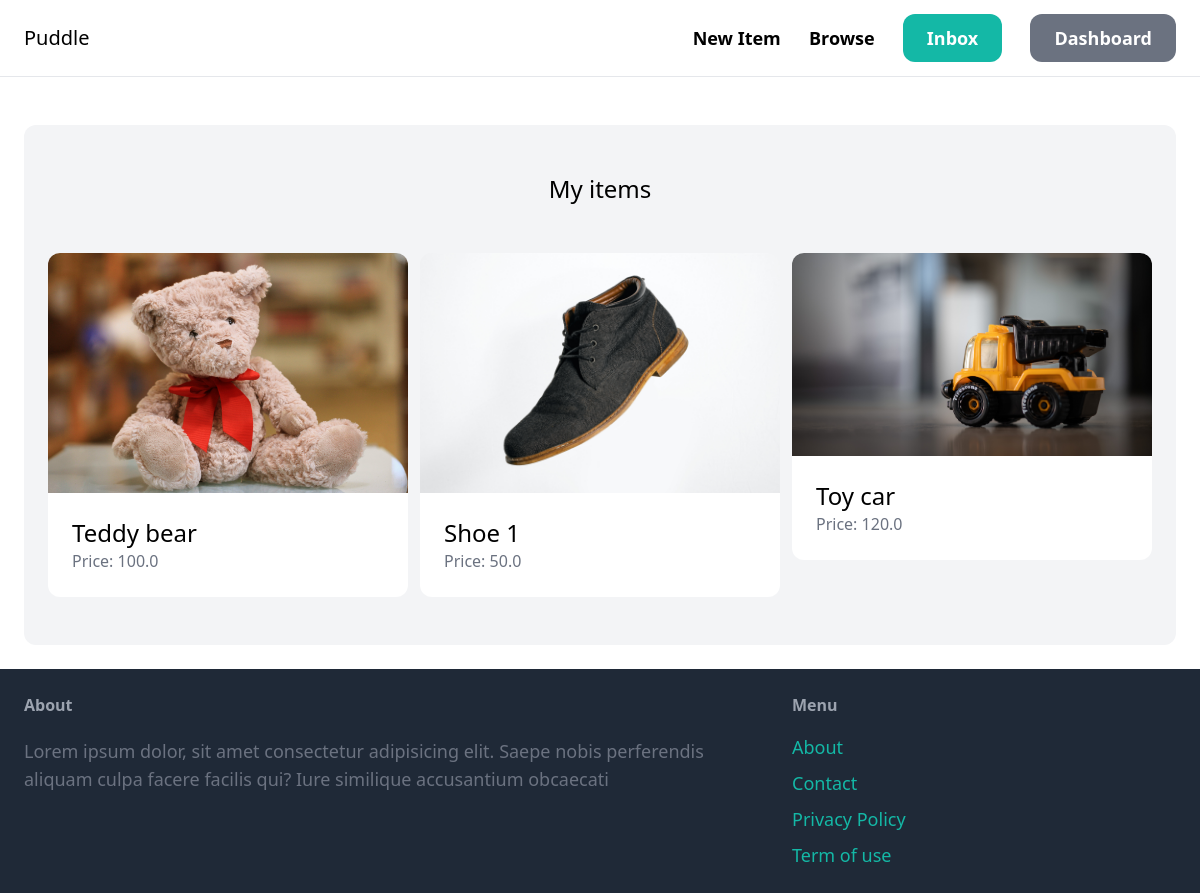
Page /dashboard/ (signed in) on the earlier database version.
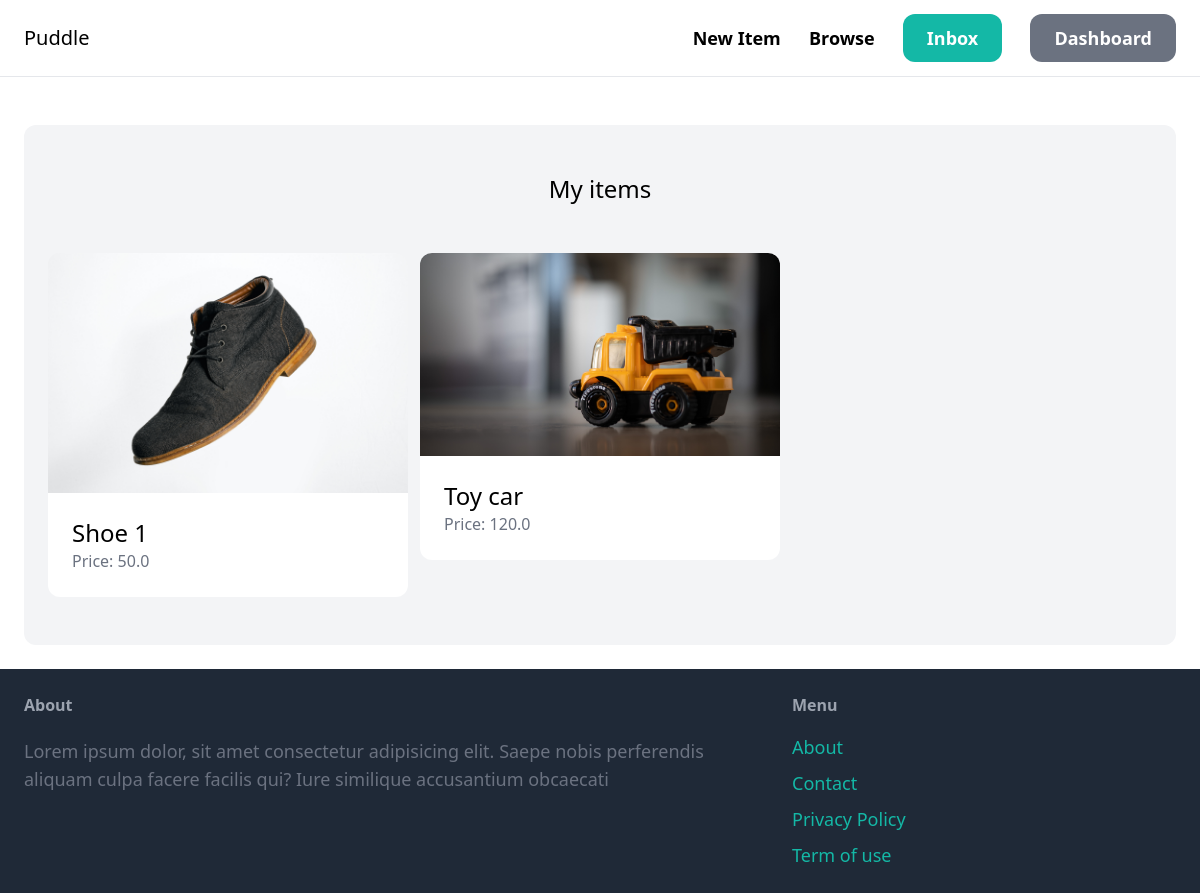
Same page on the later database version.
### item/models.py (models this page shows, shortened)
class Item(models.Model):
    category = models.ForeignKey(Category, related_name='items', on_delete=models.CASCADE)
    name = models.CharField(max_length=255)
    description = models.TextField(blank=True, null= True)
    price = models.FloatField()
    image = models.ImageField(upload_to='item_images', blank=True, )
    is_sold = models.BooleanField(default=False)
    created_by = models.ForeignKey(User, related_name='items', on_delete=models.CASCADE)
    created_at = models.DateTimeField(auto_now_add=True)

### dashboard/views.py (the view)
# urls.py: path('', views.index, name='index'),
@login_required
def index(request):
    items = Item.objects.filter(created_by=request.user)
    return render(request, 'dashboard/index.html', {
        'items': items,
    })

### dashboard/templates/dashboard/index.html (shortened to what this page needs)
{% extends 'core/base.html' %}
{% block content %}
    <div class="mt-6 px-6 py-12 bg-gray-100 rounded-xl">
        <h2 class="mb-12 text-2xl text-center">My items</h2>
        <div class="grid grid-cols-3 gap-3">
            {% for item in items %}
                <div>
                    <a href="{% url 'item:detail' item.id %}">
                        <div>
                            <img src="{{ item.image.url }}" class="rounded-t-xl">
                        </div>
                        <div class="p-6 bg-white rounded-b-xl">
                            <h2 class="text-2xl">{{ item.name }}</h2>
                            <p class="text-gray-500">Price: {{ item.price }}</p>
                        </div>
                    </a>
                </div>
            {% endfor %}
        </div>
    </div>
{% endblock %}

Differences in the rows shown:
no longer on this page (row edited): Item: image (picture), name "Teddy bear", price "100.0"
